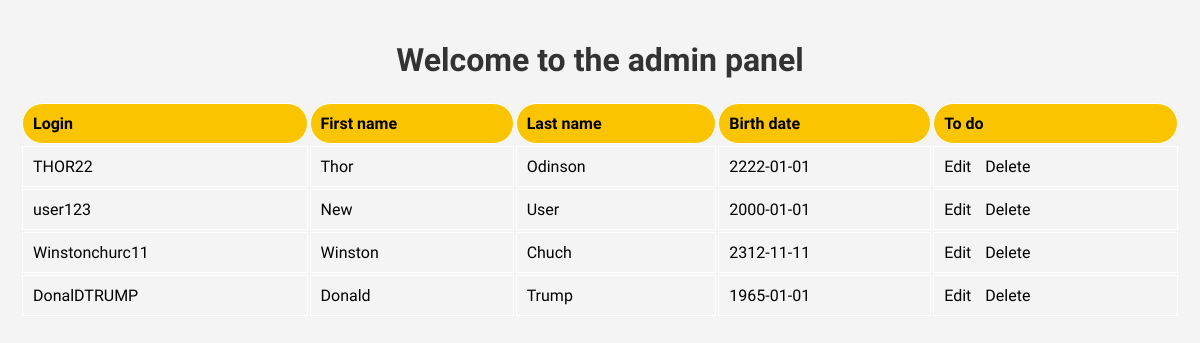
Page /admin.php (signed in) on the committed database.
### tables this page shows
CREATE TABLE `users` (
  `id` int(11) NOT NULL,
  `login` varchar(255) NOT NULL,
  `password` varchar(255) NOT NULL,
  `first_name` varchar(255) DEFAULT NULL,
  `last_name` varchar(255) DEFAULT NULL,
  `gender` varchar(10) DEFAULT NULL,
  `birth_day` date DEFAULT NULL,
  `created_day` timestamp NOT NULL DEFAULT current_timestamp()
);

### admin.php (the view, shortened to what this page needs)
<?php
require  './includes/db.php';
$sql = "SELECT * FROM users";
$result = $CONNECT_DB->query($sql);
if ($result) {
    $users = $result->fetch_all(MYSQLI_ASSOC);
} else {
    $error = "Error: " . $CONNECT_DB->error;
}
?>
<!DOCTYPE html>
<html lang="ru">
<head>
    <link rel="stylesheet" href="css/admin-style.css">
</head>
<body>
    <h1>Welcome to the admin panel</h1>
    <table>
        <thead>
            <tr>
                <th>Login</th>
                <th>First name</th>
                <th>Last name</th>
                <th>Birth date</th>
                <th>To do</th>
            </tr>
        </thead>
        <tbody>
            <?php
            if (!empty($users)) {
                foreach ($users as $user) {
                    $id = $user['id'];
                    $login = $user['login'];
                    $firstName = $user['first_name'];
                    $lastName = $user['last_name'];
                    $birthDay = $user['birth_day'];
                    echo "<tr>
                <td>$login</td>
                <td>$firstName</td>
                <td>$lastName</td>
                <td>$birthDay</td>
                <td>
                    <a href='edit_user.php?id=$id'>Edit</a>
                    <a href='delete_user.php?id=$id'>Delete</a>
                </td>
              </tr>";
                }
            } else {
                echo "<tr><td>No users found</td></tr>";
            }
            ?>
        </tbody>
    </table>
</body>
</html>

### css/admin-style.css (style rules this page uses)
body { font-family: "Lexend", sans-serif; font-optical-sizing: auto; font-style: normal; background-color: #f4f4f4; margin: 0; padding: 20px; }
h1 { text-align: center; color: #333; }
table { width: 100%; margin-top: 20px; border: none; }
th { border-radius: 70px; }
th, td { padding: 10px; text-align: left; border: 1px solid white; }
th { background-color: #fbc400; color: black; }
td a { text-decoration: none; color: black; margin-right: 10px; }

### rows in the picture
users: login "THOR22", first_name "Thor", last_name "Odinson", birth_day "2222-01-01"
users: login "user123", first_name "New", last_name "User", birth_day "2000-01-01"
users: login "Winstonchurc11", first_name "Winston", last_name "Chuch", birth_day "2312-11-11"
users: login "DonalDTRUMP", first_name "Donald", last_name "Trump", birth_day "1965-01-01"
